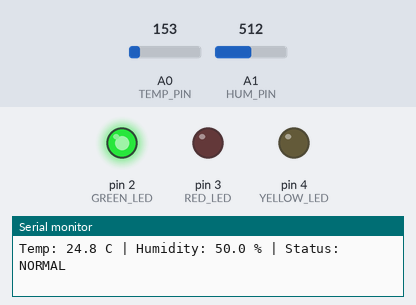
This sketch was run on a simulated Arduino Uno, built with avr-gcc and run on an emulated ATmega328P. Parts: output pins drawn as LEDs (lit = HIGH), the last lines printed to the serial monitor. The test bench sets the inputs (shaded band); at power-on: A0 (TEMP_PIN) = 153, A1 (HUM_PIN) = 512.

Above: at 1.8 s.
1.9 s: A0 (TEMP_PIN) set to 180
At 2.5 s:
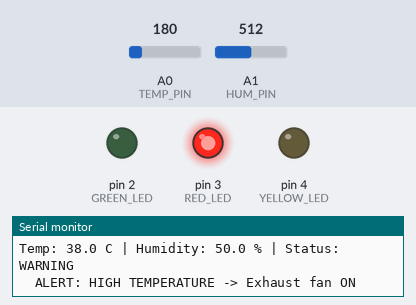
3.5 s: A1 (HUM_PIN) set to 428
5.4 s: A1 (HUM_PIN) set to 392
At 6.9 s:
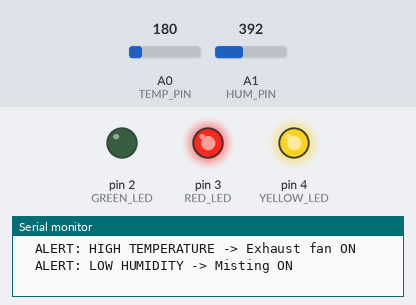
7.7 s: A0 (TEMP_PIN) set to 165
At 9.5 s:
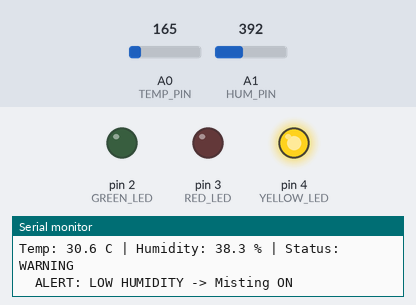
9.8 s: A0 (TEMP_PIN) set to 175
At 11.1 s:
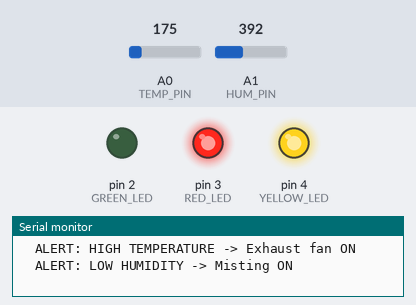
11.9 s: A0 (TEMP_PIN) set to 133
At 13.7 s:
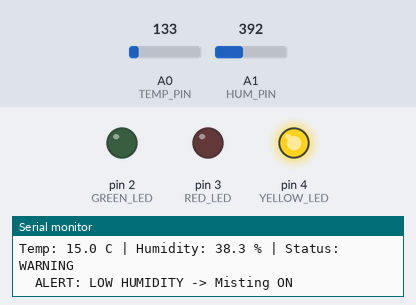
Timing chart, 0 to 15.0 s (numbered marks = the images above; inputs shaded):
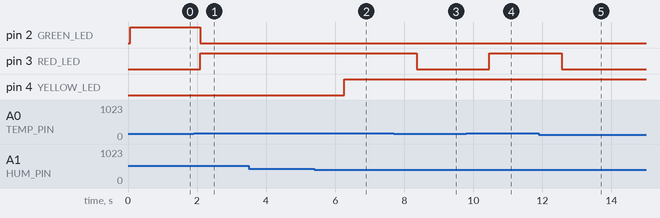

The sketch:

greenhouse.ino
```cpp
// Smart Greenhouse Monitoring System
// TMP36 used for temperature sensor, potentiometer for simulated humidity sensor (0-100 %RH)

// ---------- Pin map ----------
#define TEMP_PIN    A0   // TMP36 Vout
#define HUM_PIN     A1   // Potentiometer wiper (humidity)
#define GREEN_LED   2    // All conditions normal
#define RED_LED     3    // Temperature alert
#define YELLOW_LED  4    // Humidity alert

// ---------- Alert thresholds ----------
#define TEMP_LOW    15.0   // C  -> Heater ON
#define TEMP_HIGH   35.0   // C  -> Exhaust fan ON
#define HUM_LOW     40.0   // %RH -> Misting ON
#define HUM_HIGH    85.0   // %RH -> Ventilation ON

float readTemperatureC() {
  float voltage = analogRead(TEMP_PIN) * 5.0 / 1023.0;
  return (voltage - 0.5) * 100.0;   // TMP36: 10 mV/C, 500 mV offset
}

float readHumidity() {
  return analogRead(HUM_PIN) * 100.0 / 1023.0;   // 0-1023 -> 0-100 %RH
}

void setup() {
  pinMode(GREEN_LED, OUTPUT);
  pinMode(RED_LED, OUTPUT);
  pinMode(YELLOW_LED, OUTPUT);
  Serial.begin(9600);
  Serial.println("=== Smart Greenhouse Monitoring System ===");
  Serial.println("Safe range: 15-35 C, 40-85 %RH");
}

void loop() {
  float temp = readTemperatureC();
  float hum = readHumidity();

  Serial.print("Temp: ");        Serial.print(temp, 1);
  Serial.print(" C | Humidity: "); Serial.print(hum, 1);
  Serial.print(" % | Status: ");

  bool tempAlert = temp > TEMP_HIGH || temp < TEMP_LOW;
  bool humAlert = hum < HUM_LOW || hum > HUM_HIGH;
  int alerts = tempAlert + humAlert;

  if (alerts == 0) 		Serial.println("NORMAL");
  else if (alerts == 1) Serial.println("WARNING");
  else 					Serial.println("CRITICAL");

  if (temp > TEMP_HIGH)     Serial.println("  ALERT: HIGH TEMPERATURE -> Exhaust fan ON");
  else if (temp < TEMP_LOW)	Serial.println("  ALERT: LOW TEMPERATURE -> Heater ON");
  if (hum < HUM_LOW)        Serial.println("  ALERT: LOW HUMIDITY -> Misting ON");
  else if (hum > HUM_HIGH)  Serial.println("  ALERT: HIGH HUMIDITY -> Ventilation ON");

  digitalWrite(GREEN_LED, alerts == 0 ? HIGH : LOW);
  digitalWrite(RED_LED, tempAlert ? HIGH : LOW);
  digitalWrite(YELLOW_LED, humAlert ? HIGH : LOW);

  delay(1000);
}
```

Measured:
- the behaviour switches between 173 and 174 on A0 (TEMP_PIN) (found by bisection; images 0 and 1)
- the behaviour switches between 410 and 409 on A1 (HUM_PIN) (found by bisection; images 1 and 2)
- after the input at 1.9 s, pin 2 (GREEN_LED): HIGH → LOW after 0.20 s; pin 3 (RED_LED): LOW → HIGH after 0.20 s
- after the input at 5.4 s, pin 4 (YELLOW_LED): LOW → HIGH after 0.87 s
- after the input at 7.7 s, pin 3 (RED_LED): HIGH → LOW after 0.66 s
- after the input at 9.8 s, pin 3 (RED_LED): LOW → HIGH after 0.66 s
- after the input at 11.9 s, pin 3 (RED_LED): HIGH → LOW after 0.66 s
